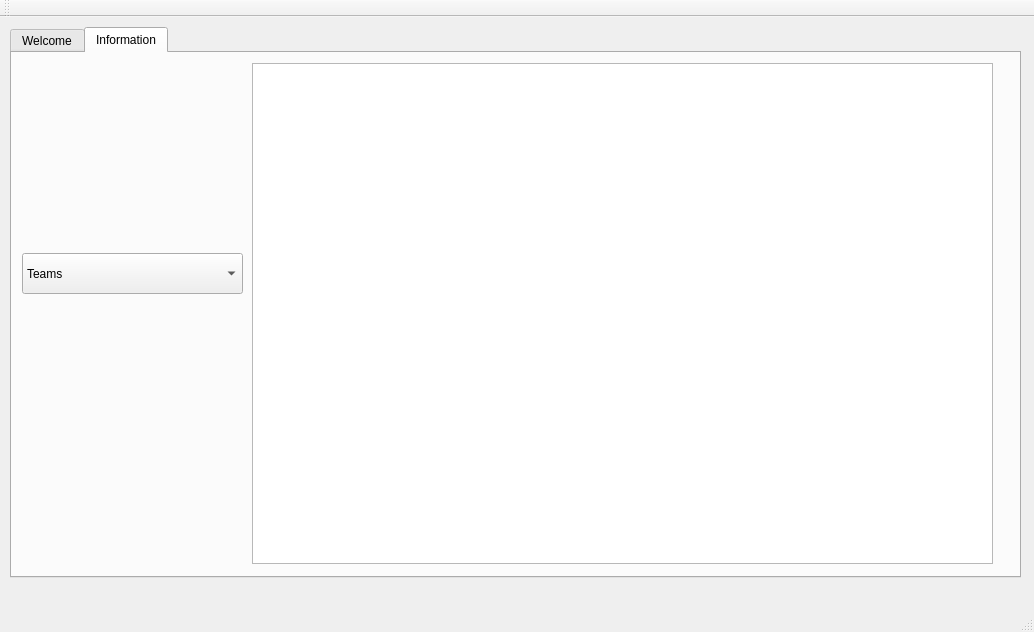
<?xml version="1.0" encoding="UTF-8"?>
<ui version="4.0">
 <class>MainWindow</class>
 <widget class="QMainWindow" name="MainWindow">
  <property name="geometry">
   <rect>
    <x>0</x>
    <y>0</y>
    <width>1034</width>
    <height>632</height>
   </rect>
  </property>
  <property name="windowTitle">
   <string>MainWindow</string>
  </property>
  <widget class="QWidget" name="centralWidget">
   <widget class="QTabWidget" name="tabWidget">
    <property name="geometry">
     <rect>
      <x>10</x>
      <y>10</y>
      <width>1011</width>
      <height>551</height>
     </rect>
    </property>
    <property name="tabPosition">
     <enum>QTabWidget::North</enum>
    </property>
    <property name="currentIndex">
     <number>1</number>
    </property>
    <widget class="QWidget" name="Welcome_tab">
     <attribute name="title">
      <string>Welcome</string>
     </attribute>
     <widget class="QLabel" name="label">
      <property name="geometry">
       <rect>
        <x>250</x>
        <y>20</y>
        <width>541</width>
        <height>371</height>
       </rect>
      </property>
      <property name="text">
       <string/>
      </property>
      <property name="pixmap">
       <pixmap>NFL-Shield.jpg</pixmap>
      </property>
      <property name="scaledContents">
       <bool>true</bool>
      </property>
     </widget>
    </widget>
    <widget class="QWidget" name="Info_Tab">
     <attribute name="title">
      <string>Information</string>
     </attribute>
     <widget class="QTableWidget" name="Information_Table">
      <property name="geometry">
       <rect>
        <x>240</x>
        <y>10</y>
        <width>741</width>
        <height>501</height>
       </rect>
      </property>
     </widget>
     <widget class="QComboBox" name="comboBox_TeamInfo">
      <property name="geometry">
       <rect>
        <x>10</x>
        <y>200</y>
        <width>221</width>
        <height>41</height>
       </rect>
      </property>
      <item>
       <property name="text">
        <string>Teams</string>
       </property>
      </item>
      <item>
       <property name="text">
        <string>Stadiums</string>
       </property>
      </item>
      <item>
       <property name="text">
        <string>American Footbal Conference Teams</string>
       </property>
      </item>
      <item>
       <property name="text">
        <string>National Footbal Conference Teams</string>
       </property>
      </item>
      <item>
       <property name="text">
        <string>Open Roof Stadiums</string>
       </property>
      </item>
      <item>
       <property name="text">
        <string>Star Players</string>
       </property>
      </item>
      <item>
       <property name="text">
        <string>Teams by Seating Capacity</string>
       </property>
      </item>
      <item>
       <property name="text">
        <string>Teams By Surface Time</string>
       </property>
      </item>
     </widget>
    </widget>
   </widget>
  </widget>
  <widget class="QMenuBar" name="menuBar">
   <property name="geometry">
    <rect>
     <x>0</x>
     <y>0</y>
     <width>1034</width>
     <height>22</height>
    </rect>
   </property>
  </widget>
  <widget class="QToolBar" name="mainToolBar">
   <attribute name="toolBarArea">
    <enum>TopToolBarArea</enum>
   </attribute>
   <attribute name="toolBarBreak">
    <bool>false</bool>
   </attribute>
  </widget>
  <widget class="QStatusBar" name="statusBar"/>
 </widget>
 <layoutdefault spacing="6" margin="11"/>
 <resources/>
 <connections/>
</ui>
